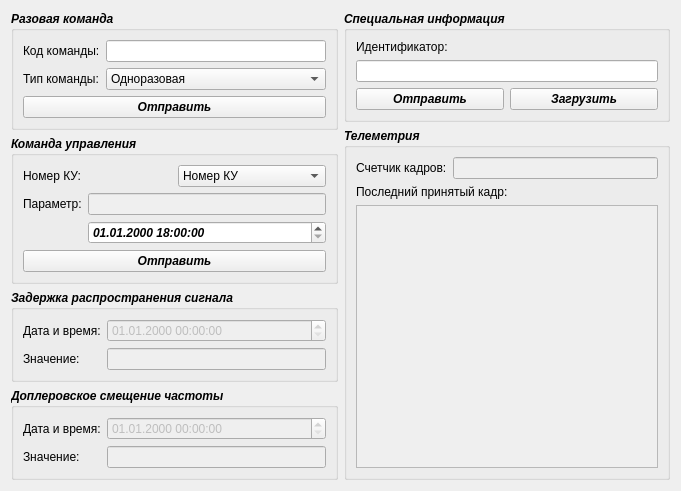
   <widget class="QWidget" name="layoutWidget">
    <property name="geometry">
     <rect>
      <x>15</x>
      <y>20</y>
      <width>681</width>
      <height>471</height>
     </rect>
    </property>
    <layout class="QGridLayout" name="gridLayout_30">
     <item row="0" column="0" rowspan="2">
      <layout class="QGridLayout" name="gridLayout_27">
       <item row="0" column="0">
        <widget class="QGroupBox" name="groupBox_2">
         <property name="font">
          <font>
           <weight>75</weight>
           <italic>true</italic>
           <bold>true</bold>
           <underline>false</underline>
          </font>
         </property>
         <property name="title">
          <string>Разовая команда</string>
         </property>
         <layout class="QGridLayout" name="gridLayout_7">
          <item row="0" column="0">
           <layout class="QGridLayout" name="gridLayout_6">
            <item row="0" column="0">
             <widget class="QLabel" name="label_7">
              <property name="font">
               <font>
                <weight>50</weight>
                <italic>false</italic>
                <bold>false</bold>
               </font>
              </property>
              <property name="text">
               <string>Код команды:</string>
              </property>
             </widget>
            </item>
            <item row="1" column="0">
             <widget class="QLabel" name="label_8">
              <property name="font">
               <font>
                <weight>50</weight>
                <italic>false</italic>
                <bold>false</bold>
               </font>
              </property>
              <property name="text">
               <string>Тип команды:</string>
              </property>
             </widget>
            </item>
            <item row="1" column="1">
             <widget class="QComboBox" name="comboBox_SingleCommand">
              <property name="font">
               <font>
                <weight>50</weight>
                <italic>false</italic>
                <bold>false</bold>
               </font>
              </property>
              <item>
               <property name="text">
                <string>Одноразовая</string>
               </property>
              </item>
              <item>
               <property name="text">
                <string>Циклическая</string>
               </property>
              </item>
             </widget>
            </item>
            <item row="0" column="1">
             <widget class="QLineEdit" name="lineEdit_SingleCommand"/>
            </item>
           </layout>
          </item>
          <item row="1" column="0">
           <widget class="QPushButton" name="pushButton_SingleCommand">
            <property name="text">
             <string>Отправить</string>
            </property>
           </widget>
          </item>
         </layout>
        </widget>
       </item>
       <item row="1" column="0">
        <widget class="QGroupBox" name="groupBox_3">
         <property name="font">
          <font>
           <weight>75</weight>
           <italic>true</italic>
           <bold>true</bold>
           <underline>false</underline>
          </font>
         </property>
         <property name="title">
          <string>Команда управления</string>
         </property>
         <layout class="QGridLayout" name="gridLayout_10">
          <item row="0" column="0">
           <layout class="QGridLayout" name="gridLayout_9">
            <item row="0" column="0">
             <widget class="QLabel" name="label_9">
              <property name="font">
               <font>
                <weight>50</weight>
                <italic>false</italic>
                <bold>false</bold>
               </font>
              </property>
              <property name="text">
               <string>Номер КУ:</string>
              </property>
             </widget>
            </item>
            <item row="0" column="1">
             <widget class="QComboBox" name="comboBox_2">
              <property name="enabled">
               <bool>true</bool>
              </property>
              <property name="font">
               <font>
                <weight>50</weight>
                <italic>false</italic>
                <bold>false</bold>
               </font>
              </property>
              <property name="currentIndex">
               <number>0</number>
              </property>
              <property name="maxVisibleItems">
               <number>15</number>
              </property>
              <property name="frame">
               <bool>true</bool>
              </property>
              <item>
               <property name="text">
                <string>Номер КУ</string>
               </property>
              </item>
              <item>
               <property name="text">
                <string>1003</string>
               </property>
              </item>
              <item>
               <property name="text">
                <string>1006</string>
               </property>
              </item>
              <item>
               <property name="text">
                <string>1007</string>
               </property>
              </item>
              <item>
               <property name="text">
                <string>1009</string>
               </property>
              </item>
              <item>
               <property name="text">
                <string>1010</string>
               </property>
              </item>
              <item>
               <property name="text">
                <string>1011</string>
               </property>
              </item>
              <item>
               <property name="text">
                <string>1012</string>
               </property>
              </item>
              <item>
               <property name="text">
                <string>1013</string>
               </property>
              </item>
              <item>
               <property name="text">
                <string>1014</string>
               </property>
              </item>
              <item>
               <property name="text">
                <string>1015</string>
               </property>
              </item>
              <item>
               <property name="text">
                <string>1019</string>
               </property>
              </item>
              <item>
               <property name="text">
                <string>1021</string>
               </property>
              </item>
              <item>
               <property name="text">
                <string>1022</string>
               </property>
              </item>
              <item>
               <property name="text">
                <string>1023</string>
               </property>
              </item>
              <item>
               <property name="text">
                <string>1024</string>
               </property>
              </item>
              <item>
               <property name="text">
                <string>1025</string>
               </property>
              </item>
              <item>
               <property name="text">
                <string>1027</string>
               </property>
              </item>
              <item>
               <property name="text">
                <string>1029</string>
               </property>
              </item>
              <item>
               <property name="text">
                <string>1030</string>
               </property>
              </item>
              <item>
               <property name="text">
                <string>1031</string>
               </property>
              </item>
              <item>
               <property name="text">
                <string>1032</string>
               </property>
              </item>
              <item>
               <property name="text">
                <string>1033</string>
               </property>
              </item>
             </widget>
            </item>
            <item row="1" column="0" colspan="2">
             <layout class="QGridLayout" name="gridLayout_8">
              <item row="0" column="0">
               <widget class="QLabel" name="label_10">
                <property name="font">
                 <font>
                  <weight>50</weight>
                  <italic>false</italic>
                  <bold>false</bold>
                 </font>
                </property>
                <property name="text">
                 <string>Параметр:</string>
                </property>
               </widget>
              </item>
              <item row="0" column="1">
               <widget class="QLineEdit" name="lineEdit_5">
                <property name="enabled">
                 <bool>false</bool>
                </property>
               </widget>
              </item>
              <item row="1" column="0">
               <widget class="QLabel" name="label_14">
                <property name="text">
                 <string/>
                </property>
               </widget>
              </item>
              <item row="1" column="1">
               <widget class="QDateTimeEdit" name="dateTimeEdit_3">
                <property name="dateTime">
                 <datetime>
                  <hour>18</hour>
                  <minute>0</minute>
                  <second>0</second>
                  <year>2000</year>
                  <month>1</month>
                  <day>1</day>
                 </datetime>
                </property>
                <property name="date">
                 <date>
                  <year>2000</year>
                  <month>1</month>
                  <day>1</day>
                 </date>
                </property>
                <property name="time">
                 <time>
                  <hour>18</hour>
                  <minute>0</minute>
                  <second>0</second>
                 </time>
                </property>
                <property name="minimumDate">
                 <date>
                  <year>1970</year>
                  <month>1</month>
                  <day>1</day>
                 </date>
                </property>
                <property name="displayFormat">
                 <string>dd.MM.yyyy hh:mm:ss</string>
                </property>
               </widget>
              </item>
             </layout>
            </item>
            <item row="2" column="0" colspan="2">
             <widget class="QPushButton" name="pushButton_3">
              <property name="text">
               <string>Отправить</string>
              </property>
             </widget>
            </item>
           </layout>
          </item>
         </layout>
        </widget>
       </item>
       <item row="2" column="0">
        <widget class="QGroupBox" name="groupBox_4">
         <property name="font">
          <font>
           <weight>75</weight>
           <italic>true</italic>
           <bold>true</bold>
          </font>
         </property>
         <property name="title">
          <string>Задержка распространения сигнала</string>
         </property>
         <layout class="QGridLayout" name="gridLayout_3">
          <item row="0" column="0">
           <layout class="QGridLayout" name="gridLayout">
            <item row="0" column="0">
             <widget class="QLabel" name="label">
              <property name="font">
               <font>
                <weight>50</weight>
                <italic>false</italic>
                <bold>false</bold>
               </font>
              </property>
              <property name="text">
               <string>Дата и время:</string>
              </property>
             </widget>
            </item>
            <item row="0" column="1">
             <widget class="QDateTimeEdit" name="dateTimeEdit">
              <property name="enabled">
               <bool>false</bool>
              </property>
              <property name="font">
               <font>
                <weight>50</weight>
                <italic>false</italic>
                <bold>false</bold>
               </font>
              </property>
              <property name="displayFormat">
               <string>dd.MM.yyyy HH:mm:ss</string>
              </property>
             </widget>
            </item>
            <item row="1" column="0">
             <widget class="QLabel" name="label_2">
              <property name="font">
               <font>
                <weight>50</weight>
                <italic>false</italic>
                <bold>false</bold>
               </font>
              </property>
              <property name="text">
               <string>Значение:</string>
              </property>
             </widget>
            </item>
            <item row="1" column="1">
             <widget class="QLineEdit" name="lineEdit">
              <property name="enabled">
               <bool>false</bool>
              </property>
              <property name="font">
               <font>
                <weight>50</weight>
                <italic>false</italic>
                <bold>false</bold>
               </font>
              </property>
              <property name="text">
               <string/>
              </property>
             </widget>
            </item>
           </layout>
          </item>
         </layout>
        </widget>
       </item>
       <item row="3" column="0">
        <widget class="QGroupBox" name="groupBox_5">
         <property name="font">
          <font>
           <weight>75</weight>
           <italic>true</italic>
           <bold>true</bold>
          </font>
         </property>
         <property name="title">
          <string>Доплеровское смещение частоты</string>
         </property>
         <layout class="QGridLayout" name="gridLayout_4">
          <item row="0" column="0">
           <layout class="QGridLayout" name="gridLayout_2">
            <item row="0" column="0">
             <widget class="QLabel" name="label_3">
              <property name="font">
               <font>
                <weight>50</weight>
                <italic>false</italic>
                <bold>false</bold>
               </font>
              </property>
              <property name="text">
               <string>Дата и время:</string>
              </property>
             </widget>
            </item>
            <item row="0" column="1">
             <widget class="QDateTimeEdit" name="dateTimeEdit_2">
              <property name="enabled">
               <bool>false</bool>
              </property>
              <property name="font">
               <font>
                <weight>50</weight>
                <italic>false</italic>
                <bold>false</bold>
               </font>
              </property>
              <property name="displayFormat">
               <string>dd.MM.yyyy HH:mm:ss</string>
              </property>
             </widget>
            </item>
            <item row="1" column="0">
             <widget class="QLabel" name="label_4">
              <property name="font">
               <font>
                <weight>50</weight>
                <italic>false</italic>
                <bold>false</bold>
               </font>
              </property>
              <property name="text">
               <string>Значение:</string>
              </property>
             </widget>
            </item>
            <item row="1" column="1">
             <widget class="QLineEdit" name="lineEdit_2">
              <property name="enabled">
               <bool>false</bool>
              </property>
              <property name="font">
               <font>
                <weight>50</weight>
                <italic>false</italic>
                <bold>false</bold>
               </font>
              </property>
              <property name="text">
               <string/>
              </property>
             </widget>
            </item>
           </layout>
          </item>
         </layout>
        </widget>
       </item>
      </layout>
     </item>
     <item row="0" column="1">
      <widget class="QGroupBox" name="groupBox">
       <property name="font">
        <font>
         <weight>75</weight>
         <italic>true</italic>
         <bold>true</bold>
        </font>
       </property>
       <property name="title">
        <string>Специальная информация</string>
       </property>
       <layout class="QGridLayout" name="gridLayout_20">
        <item row="0" column="0">
         <layout class="QGridLayout" name="gridLayout_18">
          <item row="1" column="0">
           <widget class="QLineEdit" name="lineEdit_25"/>
          </item>
          <item row="0" column="0">
           <widget class="QLabel" name="label_77">
            <property name="font">
             <font>
              <weight>50</weight>
              <italic>false</italic>
              <bold>false</bold>
             </font>
            </property>
            <property name="text">
             <string>Идентификатор:</string>
            </property>
           </widget>
          </item>
         </layout>
        </item>
        <item row="1" column="0">
         <layout class="QGridLayout" name="gridLayout_16">
          <item row="0" column="0">
           <widget class="QPushButton" name="pushButton">
            <property name="text">
             <string>Отправить</string>
            </property>
           </widget>
          </item>
          <item row="0" column="1">
           <widget class="QPushButton" name="pushButton_4">
            <property name="text">
             <string>Загрузить</string>
            </property>
           </widget>
          </item>
         </layout>
        </item>
       </layout>
      </widget>
     </item>
     <item row="1" column="1">
      <widget class="QGroupBox" name="groupBox_6">
       <property name="font">
        <font>
         <weight>75</weight>
         <italic>true</italic>
         <bold>true</bold>
        </font>
       </property>
       <property name="title">
        <string>Телеметрия</string>
       </property>
       <layout class="QGridLayout" name="gridLayout_17">
        <item row="0" column="0">
         <layout class="QGridLayout" name="gridLayout_5">
          <item row="0" column="0">
           <widget class="QLabel" name="label_5">
            <property name="font">
             <font>
              <weight>50</weight>
              <italic>false</italic>
              <bold>false</bold>
             </font>
            </property>
            <property name="text">
             <string>Счетчик кадров:</string>
            </property>
           </widget>
          </item>
          <item row="0" column="1">
           <widget class="QLineEdit" name="lineEdit_3">
            <property name="enabled">
             <bool>false</bool>
            </property>
           </widget>
          </item>
          <item row="2" column="0" colspan="2">
           <widget class="QTextEdit" name="textEdit">
            <property name="enabled">
             <bool>false</bool>
            </property>
           </widget>
          </item>
          <item row="1" column="0" colspan="2">
           <widget class="QLabel" name="label_6">
            <property name="font">
             <font>
              <weight>50</weight>
              <italic>false</italic>
              <bold>false</bold>
             </font>
            </property>
            <property name="text">
             <string>Последний принятый кадр:</string>
            </property>
           </widget>
          </item>
         </layout>
        </item>
       </layout>
      </widget>
     </item>
    </layout>
   </widget>
